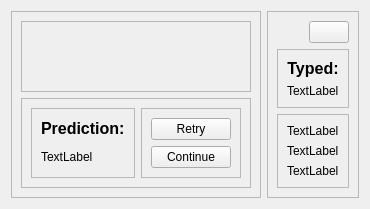
             <widget class="QWidget" name="LiveWritingPage">
              <layout class="QHBoxLayout" name="horizontalLayout_23">
               <item>
                <widget class="QFrame" name="LivepageLeftFrame">
                 <property name="sizePolicy">
                  <sizepolicy hsizetype="Expanding" vsizetype="Preferred">
                   <horstretch>0</horstretch>
                   <verstretch>0</verstretch>
                  </sizepolicy>
                 </property>
                 <property name="frameShape">
                  <enum>QFrame::StyledPanel</enum>
                 </property>
                 <property name="frameShadow">
                  <enum>QFrame::Raised</enum>
                 </property>
                 <layout class="QVBoxLayout" name="verticalLayout_54">
                  <item>
                   <widget class="QFrame" name="WritingCVframe">
                    <property name="sizePolicy">
                     <sizepolicy hsizetype="Preferred" vsizetype="Expanding">
                      <horstretch>0</horstretch>
                      <verstretch>0</verstretch>
                     </sizepolicy>
                    </property>
                    <property name="frameShape">
                     <enum>QFrame::StyledPanel</enum>
                    </property>
                    <property name="frameShadow">
                     <enum>QFrame::Raised</enum>
                    </property>
                   </widget>
                  </item>
                  <item alignment="Qt::AlignBottom">
                   <widget class="QFrame" name="bottomliveframe">
                    <property name="frameShape">
                     <enum>QFrame::StyledPanel</enum>
                    </property>
                    <property name="frameShadow">
                     <enum>QFrame::Raised</enum>
                    </property>
                    <layout class="QHBoxLayout" name="horizontalLayout_22">
                     <item>
                      <widget class="QFrame" name="labelsliveframe">
                       <property name="frameShape">
                        <enum>QFrame::StyledPanel</enum>
                       </property>
                       <property name="frameShadow">
                        <enum>QFrame::Raised</enum>
                       </property>
                       <layout class="QVBoxLayout" name="verticalLayout_55">
                        <item>
                         <widget class="QLabelThemed" name="WritingPredictionLabel">
                          <property name="text">
                           <string>&lt;html&gt;&lt;head/&gt;&lt;body&gt;&lt;p&gt;&lt;span style=" font-size:12pt; font-weight:700;"&gt;Prediction:&lt;/span&gt;&lt;/p&gt;&lt;/body&gt;&lt;/html&gt;</string>
                          </property>
                         </widget>
                        </item>
                        <item>
                         <widget class="QLabelThemed" name="WritingPrediction">
                          <property name="text">
                           <string>TextLabel</string>
                          </property>
                         </widget>
                        </item>
                       </layout>
                      </widget>
                     </item>
                     <item>
                      <widget class="QFrame" name="buttonsliveframe">
                       <property name="frameShape">
                        <enum>QFrame::StyledPanel</enum>
                       </property>
                       <property name="frameShadow">
                        <enum>QFrame::Raised</enum>
                       </property>
                       <layout class="QVBoxLayout" name="verticalLayout_56">
                        <item>
                         <widget class="QPushButtonThemed" name="retryWritingButton">
                          <property name="text">
                           <string>Retry</string>
                          </property>
                          <property name="icon">
                           <iconset resource="../qss/icons/Icons.qrc">
                            <normaloff>:/icons/png2svg/retry-white.svg</normaloff>
                            <activeoff>:/icons/png2svg/retry-white.svg</activeoff>
                            <activeon>:/icons/png2svg/retry-green.svg</activeon>:/icons/png2svg/retry-white.svg</iconset>
                          </property>
                          <property name="iconSize">
                           <size>
                            <width>24</width>
                            <height>24</height>
                           </size>
                          </property>
                         </widget>
                        </item>
                        <item>
                         <widget class="QPushButtonThemed" name="ContinueWritingButton">
                          <property name="text">
                           <string>Continue</string>
                          </property>
                          <property name="icon">
                           <iconset resource="../qss/icons/Icons.qrc">
                            <normaloff>:/icons/png2svg/continue-white.svg</normaloff>
                            <activeoff>:/icons/png2svg/continue-white.svg</activeoff>
                            <activeon>:/icons/png2svg/continue-green.svg</activeon>:/icons/png2svg/continue-white.svg</iconset>
                          </property>
                          <property name="iconSize">
                           <size>
                            <width>24</width>
                            <height>24</height>
                           </size>
                          </property>
                         </widget>
                        </item>
                       </layout>
                      </widget>
                     </item>
                    </layout>
                   </widget>
                  </item>
                 </layout>
                </widget>
               </item>
               <item>
                <widget class="QFrame" name="LiveWritingRightPanel">
                 <property name="frameShape">
                  <enum>QFrame::StyledPanel</enum>
                 </property>
                 <property name="frameShadow">
                  <enum>QFrame::Raised</enum>
                 </property>
                 <layout class="QVBoxLayout" name="verticalLayout_57">
                  <item alignment="Qt::AlignRight">
                   <widget class="QPushButtonThemed" name="WritingToTranslatorButton">
                    <property name="toolTip">
                     <string>To Translator</string>
                    </property>
                    <property name="text">
                     <string />
                    </property>
                    <property name="icon">
                     <iconset resource="../qss/icons/Icons.qrc">
                      <normaloff>:/icons/png2svg/quitmenu-white.svg</normaloff>:/icons/png2svg/quitmenu-white.svg</iconset>
                    </property>
                    <property name="iconSize">
                     <size>
                      <width>24</width>
                      <height>24</height>
                     </size>
                    </property>
                   </widget>
                  </item>
                  <item alignment="Qt::AlignVCenter">
                   <widget class="QFrame" name="WritingOutputframe">
                    <property name="frameShape">
                     <enum>QFrame::StyledPanel</enum>
                    </property>
                    <property name="frameShadow">
                     <enum>QFrame::Raised</enum>
                    </property>
                    <layout class="QVBoxLayout" name="verticalLayout_59">
                     <item>
                      <widget class="QLabelThemed" name="label_16">
                       <property name="text">
                        <string>&lt;html&gt;&lt;head/&gt;&lt;body&gt;&lt;p align="center"&gt;&lt;span style=" font-size:12pt; font-weight:700;"&gt;Typed:&lt;/span&gt;&lt;/p&gt;&lt;/body&gt;&lt;/html&gt;</string>
                       </property>
                      </widget>
                     </item>
                     <item>
                      <widget class="QLabelThemed" name="WrtitingOutputLabel">
                       <property name="text">
                        <string>TextLabel</string>
                       </property>
                      </widget>
                     </item>
                    </layout>
                   </widget>
                  </item>
                  <item>
                   <widget class="QFrame" name="WritingInfoFrame">
                    <property name="frameShape">
                     <enum>QFrame::StyledPanel</enum>
                    </property>
                    <property name="frameShadow">
                     <enum>QFrame::Raised</enum>
                    </property>
                    <layout class="QVBoxLayout" name="verticalLayout_58">
                     <item>
                      <widget class="QLabelThemed" name="label_34">
                       <property name="text">
                        <string>TextLabel</string>
                       </property>
                      </widget>
                     </item>
                     <item>
                      <widget class="QLabelThemed" name="label_35">
                       <property name="text">
                        <string>TextLabel</string>
                       </property>
                      </widget>
                     </item>
                     <item>
                      <widget class="QLabelThemed" name="label_36">
                       <property name="text">
                        <string>TextLabel</string>
                       </property>
                      </widget>
                     </item>
                    </layout>
                   </widget>
                  </item>
                 </layout>
                </widget>
               </item>
              </layout>
             </widget>
